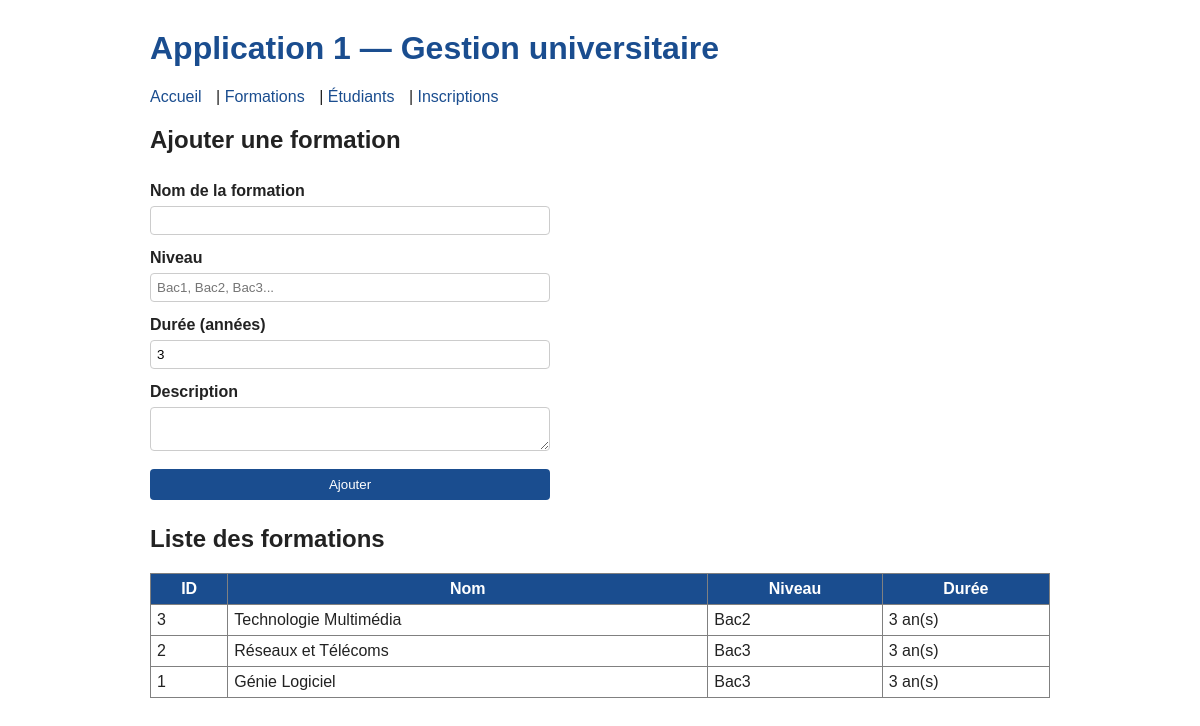
The page /formations.php on the database its author committed.
### tables this page shows
CREATE TABLE formations (
    id_formation INT AUTO_INCREMENT PRIMARY KEY,
    nom_formation VARCHAR(150) NOT NULL,
    niveau VARCHAR(50) NOT NULL,           
    duree_annees INT DEFAULT 3,
    description TEXT,
    date_creation TIMESTAMP DEFAULT CURRENT_TIMESTAMP
);

### formations.php (the view, shortened to what this page needs)
<?php
require __DIR__ . '/config/db.php';
$formations = $pdo->query("SELECT * FROM formations ORDER BY id_formation DESC")->fetchAll(PDO::FETCH_ASSOC);
?>
<!DOCTYPE html>
<html lang="fr">
<head><meta charset="UTF-8"><title>Formations</title><link rel="stylesheet" href="style.css"></head>
<body>
<h1>Application 1 — Gestion universitaire</h1>
<nav><a href="index.php">Accueil</a> | <a href="formations.php">Formations</a> | <a href="etudiants.php">Étudiants</a> | <a href="inscriptions.php">Inscriptions</a></nav>
<h2>Ajouter une formation</h2>
<form method="POST">
    <label>Nom de la formation</label>
    <input type="text" name="nom_formation" required>
    <label>Niveau</label>
    <input type="text" name="niveau" placeholder="Bac1, Bac2, Bac3..." required>
    <label>Durée (années)</label>
    <input type="number" name="duree_annees" value="3" required>
    <label>Description</label>
    <textarea name="description"></textarea>
    <button type="submit">Ajouter</button>
</form>
<h2>Liste des formations</h2>
<table border="1" cellpadding="6">
    <tr><th>ID</th><th>Nom</th><th>Niveau</th><th>Durée</th></tr>
    <?php foreach ($formations as $f): ?>
    <tr>
        <td><?= $f['id_formation'] ?></td>
        <td><?= htmlspecialchars($f['nom_formation']) ?></td>
        <td><?= htmlspecialchars($f['niveau']) ?></td>
        <td><?= $f['duree_annees'] ?> an(s)</td>
    </tr>
    <?php endforeach; ?>
</table>
</body>
</html>

### style.css (style rules this page uses)
body { font-family: Arial, sans-serif; max-width: 900px; margin: 30px auto; padding: 0 15px; color: #222; }
h1 { color: #1a4d8f; }
nav { margin-bottom: 20px; }
nav a { margin-right: 10px; text-decoration: none; color: #1a4d8f; }
form { display: flex; flex-direction: column; gap: 6px; max-width: 400px; margin-bottom: 25px; }
label { font-weight: bold; margin-top: 8px; }
input, select, textarea { padding: 6px; border: 1px solid #ccc; border-radius: 4px; }
button { margin-top: 12px; padding: 8px 14px; background: #1a4d8f; color: #fff; border: none; border-radius: 4px; cursor: pointer; }
table { border-collapse: collapse; width: 100%; margin-top: 10px; }
th { background: #1a4d8f; color: #fff; }

### rows shown on the page
formations: id_formation "3", nom_formation "Technologie Multimédia", niveau "Bac2", duree_annees "3"
formations: id_formation "2", nom_formation "Réseaux et Télécoms", niveau "Bac3", duree_annees "3"
formations: id_formation "1", nom_formation "Génie Logiciel", niveau "Bac3", duree_annees "3"
